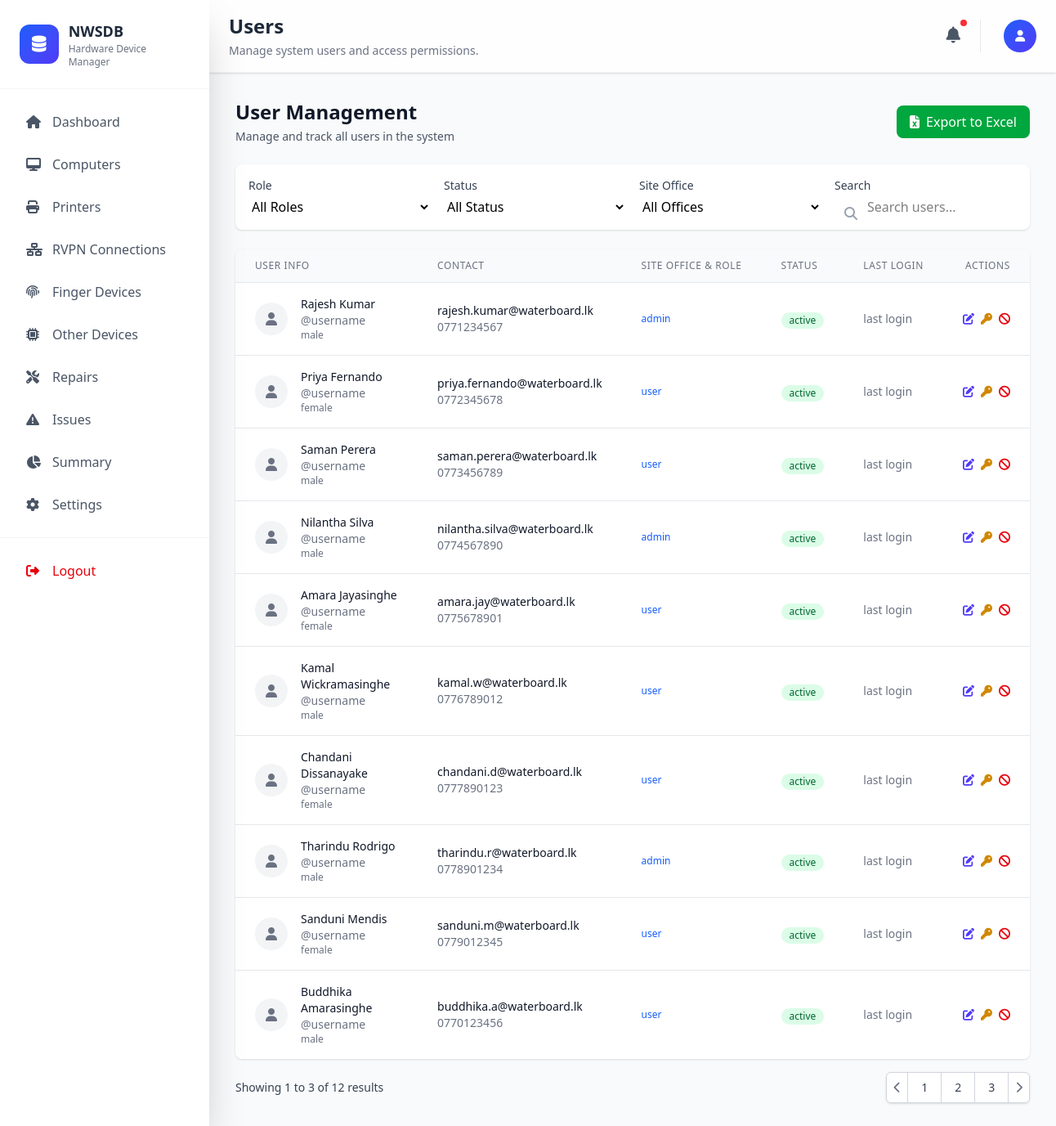
/admin/users.php, run on the app's committed database.
### tables this page shows
CREATE TABLE users (
  user_id INT UNSIGNED AUTO_INCREMENT PRIMARY KEY,
  first_name VARCHAR(100) NOT NULL,
  last_name VARCHAR(100) NOT NULL,
  username VARCHAR(50) UNIQUE,
  email VARCHAR(150) NOT NULL UNIQUE,
  mobile_number VARCHAR(15) UNIQUE,
  gender VARCHAR(10),
  password VARCHAR(255) NOT NULL,
  wss_id INT DEFAULT NULL,
  role ENUM('admin','user') NOT NULL DEFAULT 'user',
  status ENUM('active','inactive','suspended') DEFAULT 'active',
  updated_at TIMESTAMP DEFAULT CURRENT_TIMESTAMP ON UPDATE CURRENT_TIMESTAMP,
  created_at TIMESTAMP DEFAULT CURRENT_TIMESTAMP,
  last_login DATETIME DEFAULT NULL,
  CONSTRAINT fk_users_wss FOREIGN KEY (wss_id)
    REFERENCES water_supply_schemes(wss_id) ON DELETE SET NULL
);

### functions/Database.php (called while the page is built, shortened)
<?php
class Database
{
    private $conn;
    private static $instance = null;
    private function __construct()
    {
        try {
            $this->conn = new PDO(
                "mysql:host=" . DB_HOST . ";dbname=" . DB_NAME,
                DB_USERNAME,
                DB_PASSWORD
            );
            $this->conn->setAttribute(PDO::ATTR_ERRMODE, PDO::ERRMODE_EXCEPTION);
            $this->conn->setAttribute(PDO::ATTR_DEFAULT_FETCH_MODE, PDO::FETCH_ASSOC);
        } catch (PDOException $e) {
            die("Connection failed: " . $e->getMessage());
        }
    }
    public static function getInstance()
    {
        if (self::$instance === null) {
            self::$instance = new self();
        }
        return self::$instance;
    }
    private function executeQuery($query, $params = [])
    {
        try {
            $stmt = $this->conn->prepare($query);
            $stmt->execute($params);
            return $stmt;
        } catch (PDOException $e) {
            error_log("Query execution failed: " . $e->getMessage());
            return false;
        }
    }
    public function select($table, $columns = ["*"], $where = [], $orderBy = "", $limit = null, $offset = null)
    {
        try {
            $query = "SELECT " . implode(", ", $columns) . " FROM {$table}";
            $params = [];
            $stmt = $this->executeQuery($query, $params);
            return $stmt ? $stmt->fetchAll() : false;
        } catch (PDOException $e) {
            error_log("Select failed: " . $e->getMessage());
            return false;
        }
    }
}

### functions/DbHelper.php (called while the page is built, shortened)
<?php
require_once __DIR__ . '/Database.php';
class DbHelper
{
    private static $db;
    public static function init()
    {
        if (!self::$db) {
            self::$db = Database::getInstance();
        }
    }
    public static function getAllUsers()
    {
        $users = self::$db->select('users');
        $schemes = self::$db->select('water_supply_schemes', ['wss_id', 'wss_name']);
        $schemeMap = [];
        if ($schemes) {
            foreach ($schemes as $scheme) {
                $schemeMap[$scheme['wss_id']] = $scheme['wss_name'];
            }
        }
        return $users;
    }
}

### admin/users.php (the view, shortened to what this page needs)
<?php
require_once '../functions/DbHelper.php';
$users = DbHelper::getAllUsers();
?>
<!DOCTYPE html>
<html lang="en">
<head>
    <script src="https://cdn.jsdelivr.net/npm/@tailwindcss/browser@4"></script>
    <link rel="stylesheet" href="https://cdnjs.cloudflare.com/ajax/libs/font-awesome/6.4.0/css/all.min.css" />
</head>
<body class="min-h-screen bg-gray-50">
    <?php
    include '../components/sidemenu.php';
    ?>
    <div class="lg:pl-64 min-h-screen flex flex-col">
        <?php include '../components/header.php'; ?>
        <main class="flex-1 max-w-7xl mx-auto px-4 sm:px-6 lg:px-8 py-8">
            <div class="mb-6 flex flex-col md:flex-row md:items-center md:justify-between">
                <div>
                    <h1 class="text-2xl font-bold text-gray-900">User Management</h1>
                    <p class="mt-1 text-sm text-gray-600">Manage and track all users in the system</p>
                </div>
                <div class="mt-4 md:mt-0 flex flex-col sm:flex-row gap-3">
                    <button class="inline-flex items-center px-4 py-2 bg-green-600 text-white rounded-lg hover:bg-green-700 focus:outline-none focus:ring-2 focus:ring-green-500">
                        <i class="fas fa-file-excel mr-2"></i>
                        Export to Excel
                    </button>
                </div>
            </div>
            <div class="mb-6 bg-white rounded-lg shadow p-4">
                <div class="grid grid-cols-1 md:grid-cols-2 lg:grid-cols-4 gap-4">
                    <div>
                        <label class="block text-sm font-medium text-gray-700 mb-1">Role</label>
                        <select class="w-full rounded-lg border-gray-300 focus:border-blue-500 focus:ring-blue-500">
                            <option value="">All Roles</option>
                        </select>
                    </div>
                    <div>
                        <label class="block text-sm font-medium text-gray-700 mb-1">Status</label>
                        <select class="w-full rounded-lg border-gray-300 focus:border-blue-500 focus:ring-blue-500">
                            <option value="">All Status</option>
                        </select>
                    </div>
                    <div>
                        <label class="block text-sm font-medium text-gray-700 mb-1">Site Office</label>
                        <select class="w-full rounded-lg border-gray-300 focus:border-blue-500 focus:ring-blue-500">
                            <option value="">All Offices</option>
                        </select>
                    </div>
                    <div>
                        <label class="block text-sm font-medium text-gray-700 mb-1">Search</label>
                        <div class="relative">
                            <input type="text" placeholder="Search users..." class="w-full rounded-lg border-gray-300 focus:border-blue-500 focus:ring-blue-500 pl-10">
                            <i class="fas fa-search absolute left-3 top-3 text-gray-400"></i>
                        </div>
                    </div>
                </div>
            </div>
            <div class="bg-white rounded-lg shadow overflow-hidden">
                <div class="overflow-x-auto">
                    <table class="min-w-full divide-y divide-gray-200">
                        <thead class="bg-gray-50">
                            <tr>
                                <th scope="col" class="px-6 py-3 text-left text-xs font-medium text-gray-500 uppercase tracking-wider whitespace-nowrap">User Info</th>
                                <th scope="col" class="px-6 py-3 text-left text-xs font-medium text-gray-500 uppercase tracking-wider whitespace-nowrap">Contact</th>
                                <th scope="col" class="px-6 py-3 text-left text-xs font-medium text-gray-500 uppercase tracking-wider whitespace-nowrap">Site Office & Role</th>
                                <th scope="col" class="px-6 py-3 text-left text-xs font-medium text-gray-500 uppercase tracking-wider whitespace-nowrap">Status</th>
                                <th scope="col" class="px-6 py-3 text-left text-xs font-medium text-gray-500 uppercase tracking-wider whitespace-nowrap">Last Login</th>
                                <th scope="col" class="px-6 py-3 text-right text-xs font-medium text-gray-500 uppercase tracking-wider whitespace-nowrap">Actions</th>
                            </tr>
                        </thead>
                        <tbody class="bg-white divide-y divide-gray-200">
                            <?php
                            foreach ($users as $key => $user) { ?>
                                <tr class="hover:bg-gray-50">
                                    <td class="px-6 py-4">
                                        <div class="flex items-center">
                                            <div class="flex-shrink-0 h-10 w-10">
                                                <span class="h-10 w-10 rounded-full bg-gray-100 flex items-center justify-center text-gray-500">
                                                    <i class="fas fa-user"></i>
                                                </span>
                                            </div>
                                            <div class="ml-4">
                                                <div class="text-sm font-medium text-gray-900"><?php echo $user['first_name'] . " " . $user['last_name'] ?></div>
                                                <div class="text-sm text-gray-500">@username</div>
                                                <div class="text-xs text-gray-500"><?php echo $user['gender'] ?></div>
                                            </div>
                                        </div>
                                    </td>
                                    <td class="px-6 py-4">
                                        <div class="text-sm text-gray-900"><?php echo $user['email'] ?></div>
                                        <div class="text-sm text-gray-500"><?php echo $user['mobile_number'] ?></div>
                                    </td>
                                    <td class="px-6 py-4">
                                        <div class="text-xs text-blue-600 font-medium"><?php echo $user['role'] ?></div>
                                    </td>
                                    <td class="px-6 py-4">
                                        <span class="inline-flex items-center px-2.5 py-0.5 rounded-full text-xs font-medium bg-green-100 text-green-800">
                                            <?php echo $user['status'] ?>
                                        </span>
                                    </td>
                                    <td class="px-6 py-4 whitespace-nowrap text-sm text-gray-500">
                                        <?php echo "last login" ?>
                                    </td>
                                    <td class="px-6 py-4 text-right text-sm font-medium">
                                        <div class="flex justify-end space-x-2">
                                            <button class="text-indigo-600 hover:text-indigo-900" title="Edit">
                                                <i class="fas fa-edit"></i>
                                            </button>
                                            <button class="text-yellow-600 hover:text-yellow-900" title="Reset Password">
                                                <i class="fas fa-key"></i>
                                            </button>
                                            <button class="text-red-600 hover:text-red-900" title="Deactivate">
                                                <i class="fas fa-ban"></i>
                                            </button>
                                        </div>
                                    </td>
                                </tr>
                            <?php
                            } ?>
                        </tbody>
                    </table>
                </div>
            </div>
            <div class="mt-4 flex items-center justify-between">
                <div class="hidden sm:flex-1 sm:flex sm:items-center sm:justify-between">
                    <div>
                        <p class="text-sm text-gray-700">
                            Showing <span class="font-medium">1</span> to <span class="font-medium">3</span> of <span class="font-medium">12</span> results
                        </p>
                    </div>
                    <div>
                        <nav class="relative z-0 inline-flex rounded-md shadow-sm -space-x-px" aria-label="Pagination">
                            <button class="relative inline-flex items-center px-2 py-2 rounded-l-md border border-gray-300 bg-white text-sm font-medium text-gray-500 hover:bg-gray-50">
                                <i class="fas fa-chevron-left"></i>
                            </button>
                            <button class="relative inline-flex items-center px-4 py-2 border border-gray-300 bg-white text-sm font-medium text-gray-700 hover:bg-gray-50">
                                1
                            </button>
                            <button class="relative inline-flex items-center px-4 py-2 border border-gray-300 bg-white text-sm font-medium text-gray-700 hover:bg-gray-50">
                                2
                            </button>
                            <button class="relative inline-flex items-center px-4 py-2 border border-gray-300 bg-white text-sm font-medium text-gray-700 hover:bg-gray-50">
                                3
                            </button>
                            <button class="relative inline-flex items-center px-2 py-2 rounded-r-md border border-gray-300 bg-white text-sm font-medium text-gray-500 hover:bg-gray-50">
                                <i class="fas fa-chevron-right"></i>
                            </button>
                        </nav>
                    </div>
                </div>
            </div>
        </main>
    </div>
</body>
</html>

### data on the page
users: first_name "Rajesh", last_name "Kumar", gender "male", email "rajesh.kumar@waterboard.lk", mobile_number "0771234567", role "admin", status "active"
users: first_name "Priya", last_name "Fernando", gender "female", email "priya.fernando@waterboard.lk", mobile_number "0772345678", role "user", status "active"
users: first_name "Saman", last_name "Perera", gender "male", email "saman.perera@waterboard.lk", mobile_number "0773456789", role "user", status "active"
users: first_name "Nilantha", last_name "Silva", gender "male", email "nilantha.silva@waterboard.lk", mobile_number "0774567890", role "admin", status "active"
users: first_name "Amara", last_name "Jayasinghe", gender "female", email "amara.jay@waterboard.lk", mobile_number "0775678901", role "user", status "active"
users: first_name "Kamal", last_name "Wickramasinghe", gender "male", email "kamal.w@waterboard.lk", mobile_number "0776789012", role "user", status "active"
users: first_name "Chandani", last_name "Dissanayake", gender "female", email "chandani.d@waterboard.lk", mobile_number "0777890123", role "user", status "active"
users: first_name "Tharindu", last_name "Rodrigo", gender "male", email "tharindu.r@waterboard.lk", mobile_number "0778901234", role "admin", status "active"
users: first_name "Sanduni", last_name "Mendis", gender "female", email "sanduni.m@waterboard.lk", mobile_number "0779012345", role "user", status "active"
users: first_name "Buddhika", last_name "Amarasinghe", gender "male", email "buddhika.a@waterboard.lk", mobile_number "0770123456", role "user", status "active"

### other printed values
$page_title "Users"
$page_description "Manage system users and access permissions."
